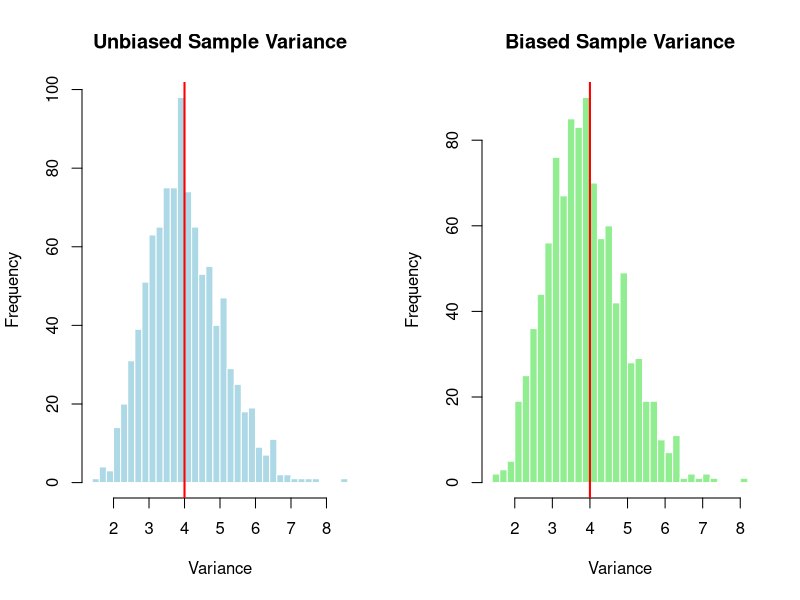

R code for this plot:
# Parameters
mu <- 5
sigma <- 2
n <- 30
N_sim <- 1000

# Initialize vectors
sample_vars <- numeric(N_sim)   # unbiased variances
biased_vars <- numeric(N_sim)   # biased variances

# Simulation for variance estimation
set.seed(123)
for (i in 1:N_sim) {
  data <- rnorm(n, mean = mu, sd = sigma)
  sample_vars[i] <- var(data)  # unbiased variance (denominator n-1)
  biased_vars[i] <- sum((data - mean(data))^2) / n  # biased variance (denominator n)
}

# Graphical Output for variance
par(mfrow = c(1, 2))
# Histogram of unbiased variances
hist(sample_vars, breaks = 30, col = "lightblue",
     main = "Unbiased Sample Variance", xlab = "Variance", border = "white")
abline(v = sigma^2, col = "red", lwd = 2)  # true variance line

# Histogram of biased variances
hist(biased_vars, breaks = 30, col = "lightgreen",
     main = "Biased Sample Variance", xlab = "Variance", border = "white")
abline(v = sigma^2, col = "red", lwd = 2)  # true variance line